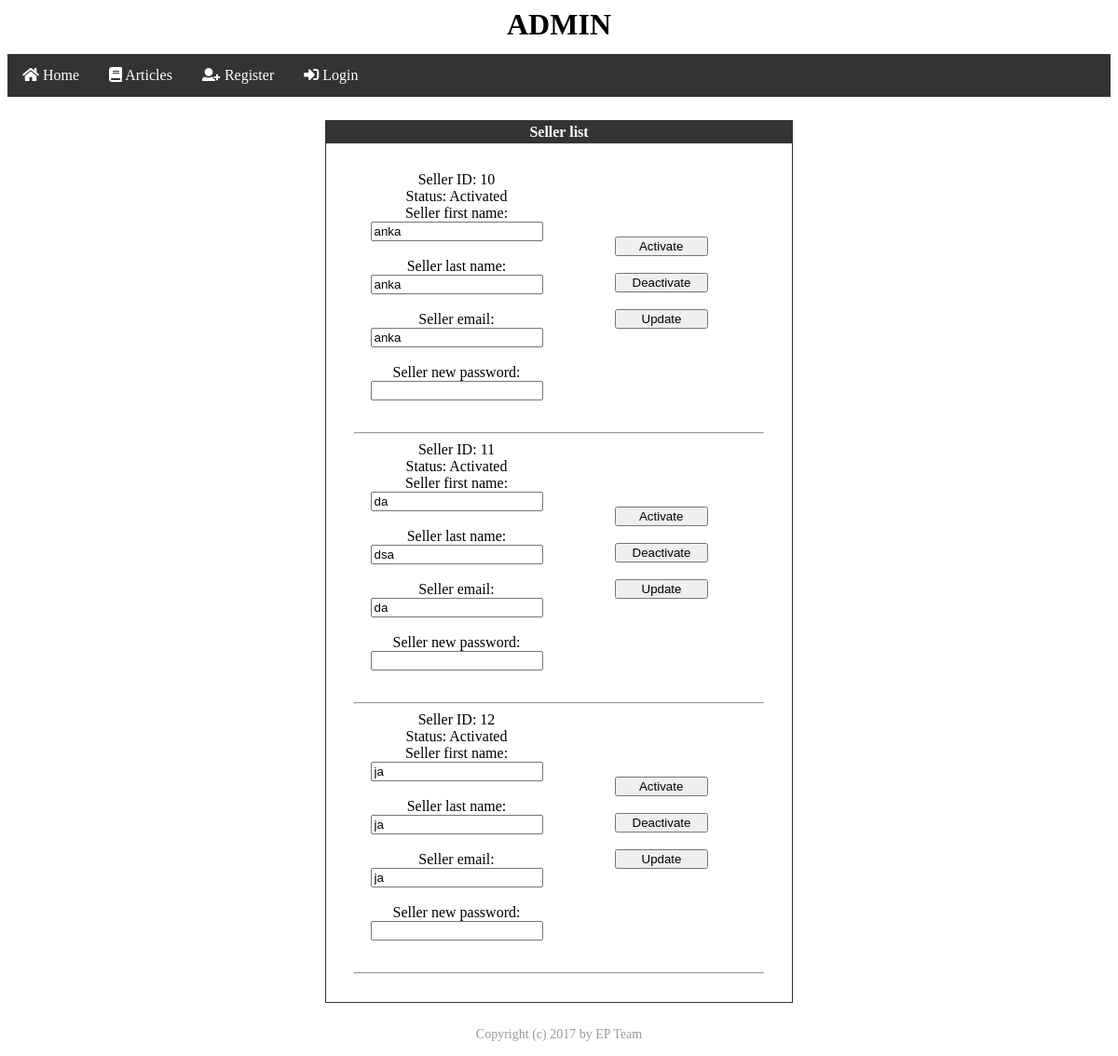
The page /verzija1/seller_list.php on the database as committed earlier.
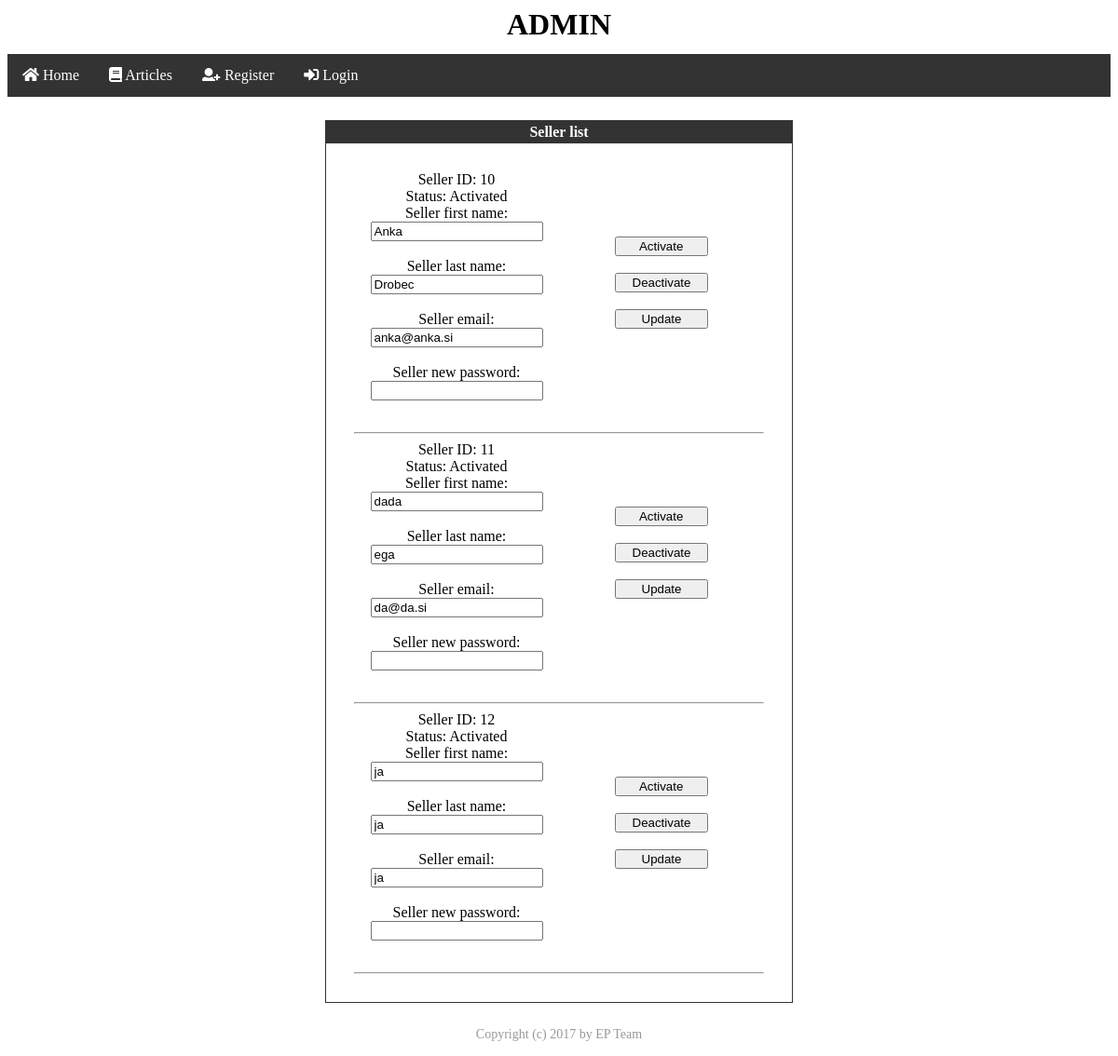
The same page on the database as committed later.
### tables this page shows
CREATE TABLE `users` (
  `id` int(11) NOT NULL AUTO_INCREMENT,
  `first_name` varchar(45) DEFAULT NULL,
  `last_name` varchar(45) DEFAULT NULL,
  `street_address` varchar(45) DEFAULT NULL,
  `city` varchar(45) DEFAULT NULL,
  `postal_code` varchar(45) DEFAULT NULL,
  `country` varchar(45) DEFAULT NULL,
  `phone_number` varchar(45) DEFAULT NULL,
  `email` varchar(45) DEFAULT NULL,
  `password` varchar(45) DEFAULT NULL,
  `role_id` int(11) DEFAULT '1',
  `active` varchar(45) DEFAULT '1',
  PRIMARY KEY (`id`)
);

### verzija1/database/DB_Engine.php (called while the page is built, shortened)
<?php
$host = "localhost";
$user = "root";
$password = "";
$schema = "spletna_trgovina";
$config = "mysql:host=" . $host
        . ";dbname=" . $schema;
$options = array(
    PDO::ATTR_ERRMODE => PDO::ERRMODE_EXCEPTION,
    PDO::ATTR_DEFAULT_FETCH_MODE => PDO::FETCH_ASSOC,
    PDO::ATTR_PERSISTENT => true,
    PDO::MYSQL_ATTR_INIT_COMMAND => 'SET NAMES utf8'
);
$db = new PDO($config, $user, $password, $options);
function fetchRows($query){
    global $db;
    return $db->query($query);
}
?>

### verzija1/seller_list.php (the view, shortened to what this page needs)
<?php
include 'database/DB_Engine.php';
?>
<html>
<?php include 'templates/template_head.php'; ?>
<body>
<div class="title" id="title" style="height: 50px; text-align: center"><h1>ADMIN</h1></div>
        <?php        include 'templates/template_navigation_bar.php'; ?>
<div class="context" id="context">
    <div class="seller_list" id="seller_list" align = "center">
        <div style = "width:500px; border: solid 1px #333333; margin: 25px; " align = "center">
            <div style = "background-color:#333333; color:#FFFFFF; padding:3px;"><b>Seller list</b></div>
            <div style = "margin:30px">
                <?php
                       $rez = fetchRows("SELECT id, first_name, last_name, email, active FROM users WHERE role_id = 2");
                ?>
                <?php foreach($rez as $row){ ?>
                <form action = "" method = "post">
                    <div class="row">
                        <div class="column">
                            <label>Seller ID: <?php echo $row['id']; ?></label><br/>
                            <label>Status:
                            <?php if($row['active']){
                                echo "Activated";
                            }else{
                                echo "Deactivated";
                            } ?>
                            </label><br/>
                            <label>Seller first name:</label><br/>
                            <input type = "text" name = "first" class = "box" value="<?php echo $row['first_name'] ?>"/><br/><br/>
                            <label>Seller last name:</label><br/>
                            <input type = "text" name = "last" class = "box" value="<?php echo $row['last_name'] ?>"/><br/><br/>
                            <label>Seller email:</label><br/>
                            <input type = "text" name = "email" class = "box" value="<?php echo $row['email'] ?>" /><br/><br/>
                            <label>Seller new password:</label><br/>
                            <input type = "password" name = "new_password" class = "box" /><br/><br/>
                        </div>
                        <div class="column" style="margin-top: 70px;">
                            <input type = "submit" name="activate"    value = " Activate "    style="display: block; width: 100px;"/><br/>
                            <input type = "submit" name="deactivate"  value = " Deactivate "  style="display: block; width: 100px;"/><br/>
                            <input type = "submit" name="update"      value = " Update "      style="display: block; width: 100px;"/><br/>
                        </div>
                    </div>
                </form>
                <hr>
                <?php } ?>
            </div>
        </div>
    </div>
</div>
 <?php include 'templates/template_footer.php'; ?>
</body>
</html>

Rows that differ between the two databases and show on the page:
changed users id 10: first "anka" → "Anka"; last "anka" → "Drobec"; email "anka" → "anka@anka.si"
changed users id 11: first "da" → "dada"; last "dsa" → "ega"; email "da" → "da@da.si"
